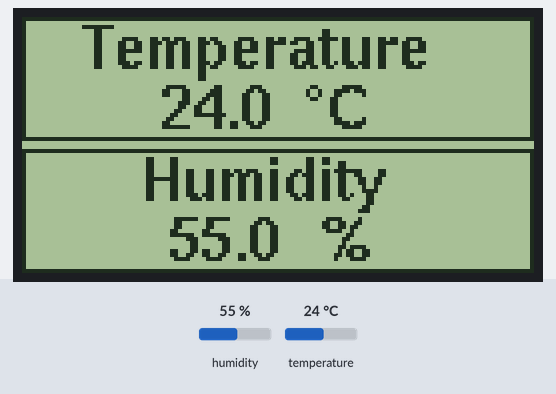
The sketch below on a simulated Arduino Uno, built with avr-gcc and run on an emulated ATmega328P. On the bench: 128×64 one-colour display. The test bench sets the inputs (shaded band); at power-on: humidity 55 %, temperature 24 °C.

Above: at 2.8 s.
2.9 s: humidity set to 22 %
At 5.2 s:
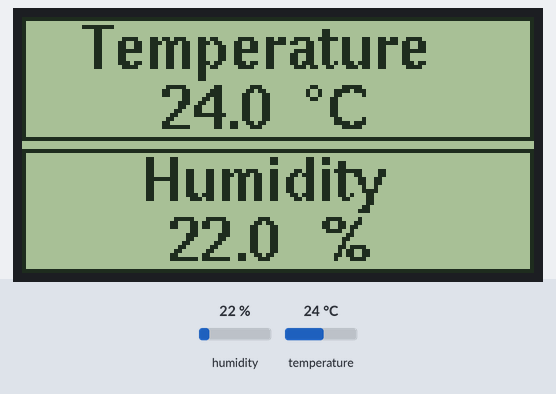
5.7 s: temperature set to 12 °C
At 8.1 s:
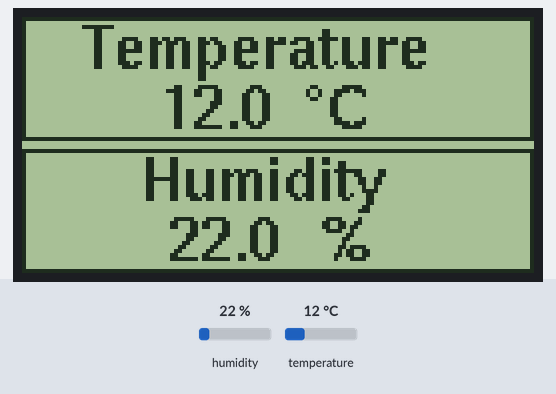
8.4 s: humidity set to 40 %
At 11.0 s:
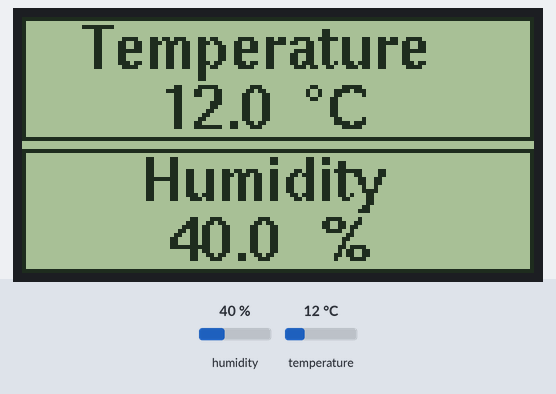
12.1 s: temperature set to 19 °C
At 13.1 s:
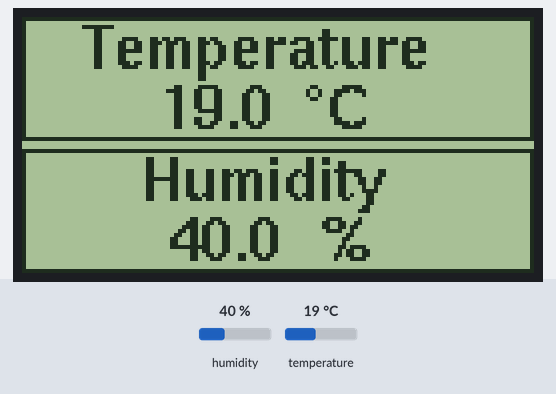
Timing chart, 0 to 15.1 s (numbered marks = the images above; inputs shaded):
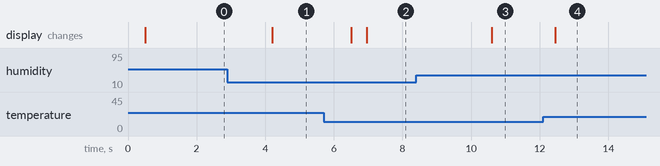

The sketch:

ST7920_DHT22.ino
```cpp
#include <DHT.h>
#include <U8g2lib.h>
#include <U8x8lib.h>

#define DHTTYPE    DHT22

char temperature [5];
char humidity [5];
const char DEGREE_SYMBOL[] = { 0xB0, '\0' };

DHT dht(7, DHTTYPE);

U8G2_ST7920_128X64_1_HW_SPI u8g2(U8G2_R0, /* CS=*/ 10, /* reset=*/ 8);

void setup() {

  dht.begin();
  Serial.begin(9600);
  u8g2.begin();
  u8g2.enableUTF8Print();
  u8g2.setFont(u8g2_font_helvB10_tf);
  u8g2.setColorIndex(1);
}

void loop() {
  u8g2.firstPage();
  do {
    draw();
  } while( u8g2.nextPage() );
}

void draw(){

  readTemperature();
  readHumidity();

  u8g2.drawFrame(0,0,128,31);
  u8g2.drawFrame(0,33,128,31);

  u8g2.drawStr( 15, 13, "Temperature");
  u8g2.drawStr( 35, 28, temperature);
  u8g2.drawUTF8(70, 28, DEGREE_SYMBOL);
  u8g2.drawUTF8(76, 28, "C");

  u8g2.drawStr(30,46, "Humidity");
  u8g2.drawStr( 37, 61, humidity);
  u8g2.drawStr(75,61, "%");
}

void readTemperature()
{
  float t = dht.readTemperature();
  dtostrf(t, 3, 1, temperature);
}

void readHumidity()
{
  float h = dht.readHumidity();
  dtostrf(h, 3, 1, humidity);
}
```

Measured:
- after the input at 2.9 s, the display: changes after 1.3 s (image 1)
- after the input at 5.7 s, the display: first changes after 0.81 s (image 2 shows a later state)
- after the input at 8.4 s, the display: changes after 2.2 s (image 3)
- after the input at 12.1 s, the display: changes after 0.35 s (image 4)
